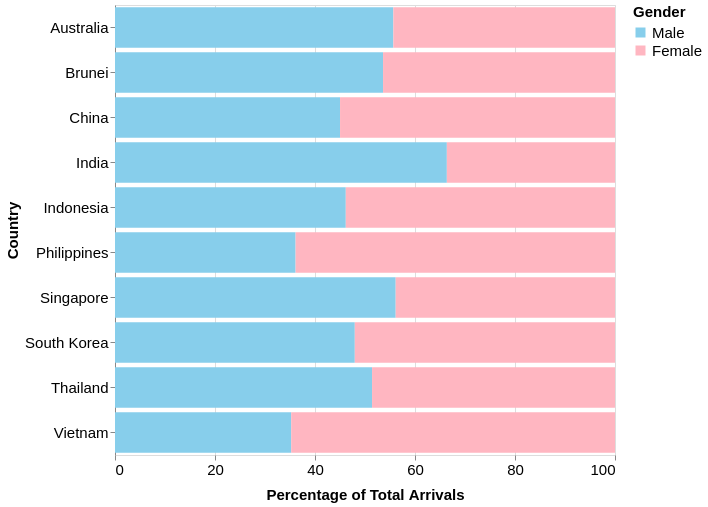

Write a Vega-Lite specification for this figure.
### Vega-Lite specification from a JSON file in a GitHub repository (floating-point values rounded to 4 significant figures)
{"$schema": "https://vega.github.io/schema/vega-lite/v5.json", "data": {"values": [{"country": "Singapore", "gender": "Male", "percentage": 56.14}, {"country": "Singapore", "gender": "Female", "percentage": 43.86}, {"country": "Brunei", "gender": "Male", "percentage": 53.61}, {"country": "Brunei", "gender": "Female", "percentage": 46.39}, {"country": "Australia", "gender": "Male", "percentage": 55.67}, {"country": "Australia", "gender": "Female", "percentage": 44.33}, {"country": "China", "gender": "Male", "percentage": 45.01}, {"country": "China", "gender": "Female", "percentage": 54.99}, {"country": "India", "gender": "Male", "percentage": 66.37}, {"country": "India", "gender": "Female", "percentage": 33.63}, {"country": "Indonesia", "gender": "Male", "percentage": 46.16}, {"country": "Indonesia", "gender": "Female", "percentage": 53.84}, {"country": "Philippines", "gender": "Male", "percentage": 36.12}, {"country": "Philippines", "gender": "Female", "percentage": 63.88}, {"country": "South Korea", "gender": "Male", "percentage": 47.96}, {"country": "South Korea", "gender": "Female", "percentage": 52.04}, {"country": "Thailand", "gender": "Male", "percentage": 51.41}, {"country": "Thailand", "gender": "Female", "percentage": 48.59}, {"country": "Vietnam", "gender": "Male", "percentage": 35.24}, {"country": "Vietnam", "gender": "Female", "percentage": 64.76}]}, "selection": {"GenderSelection": {"type": "single", "fields": ["gender"], "bind": {"input": "select", "options": [null, "Male", "Female"], "labels": ["Both", "Male", "Female"], "name": "Select Gender"}, "empty": "all"}}, "transform": [{"filter": {"or": [{"field": "gender", "equal": {"selection": "GenderSelection"}}, {"selection": "GenderSelection", "empty": "all"}]}}], "mark": "bar", "encoding": {"x": {"field": "percentage", "type": "quantitative", "axis": {"title": "Percentage of Total Arrivals", "titlePadding": 10, "titleFontSize": 15, "labelFontSize": 15, "format": ".0f", "grid": true, "labelAngle": 0, "tickCount": 6, "domain": false}, "scale": {"domain": [0, 100]}}, "y": {"field": "country", "type": "nominal", "axis": {"title": "Country", "labelAngle": 0, "titleFontSize": 15, "labelFontSize": 15}}, "color": {"field": "gender", "type": "nominal", "scale": {"domain": ["Male", "Female"], "range": ["#87CEEB", "#FFB6C1"]}, "legend": {"title": "Gender", "orient": "right", "titleFontSize": 15, "labelFontSize": 15, "labelPadding": 10}}, "tooltip": [{"field": "country", "type": "nominal", "title": "Country"}, {"field": "gender", "type": "nominal", "title": "Gender"}, {"field": "percentage", "type": "quantitative", "title": "Percentage of Arrivals", "format": ".1f"}]}, "width": 500, "height": 450}
